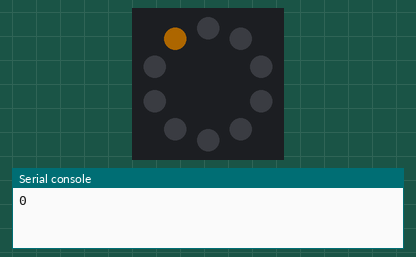
Simulated run of this program. Board: Circuit Playground running CircuitPython. Parts: the board's ring of 10 RGB LEDs (number 0 left of the top, counting anticlockwise), the last lines printed to the serial console. Dim RGB values are drawn brighter than linear.

Above: at 0.1 s.
At 0.6 s:
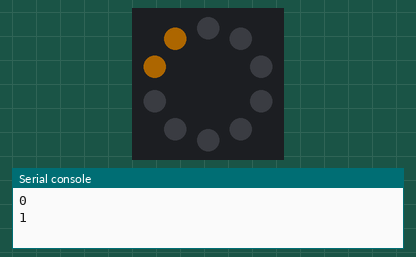
At 1.1 s:
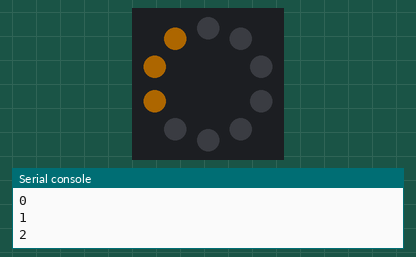
At 2.1 s:
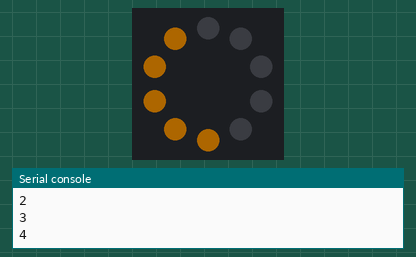
At 3.1 s:
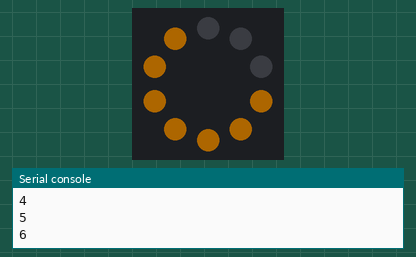
At 4.6 s:
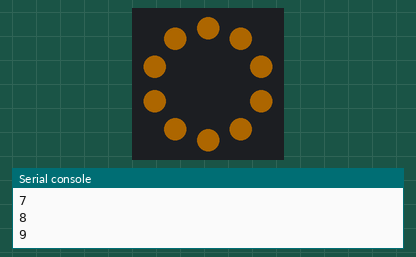

Measured:
- what the display in image 1 shows lasts 0.5 s, from 0.5 s to 1.0 s

The program:

code.py
```python
import time
from adafruit_circuitplayground import cp
import adafruit_fancyled.adafruit_fancyled as fancy

cp.pixels.brightness = 0.2 # 0.0 to 1.0 Overall brightness modifier

hue = 0.1
sat = 1.0
val = 1.0

color_RGB = fancy.denormalize( fancy.CRGB( fancy.CHSV( hue, sat, val ))) #collapse three steps

while True:
    index = 0
    while index < 10:
        print( index )
        cp.pixels[ index ] = color_RGB
        index = index + 1
        time.sleep( 0.5 )
```
